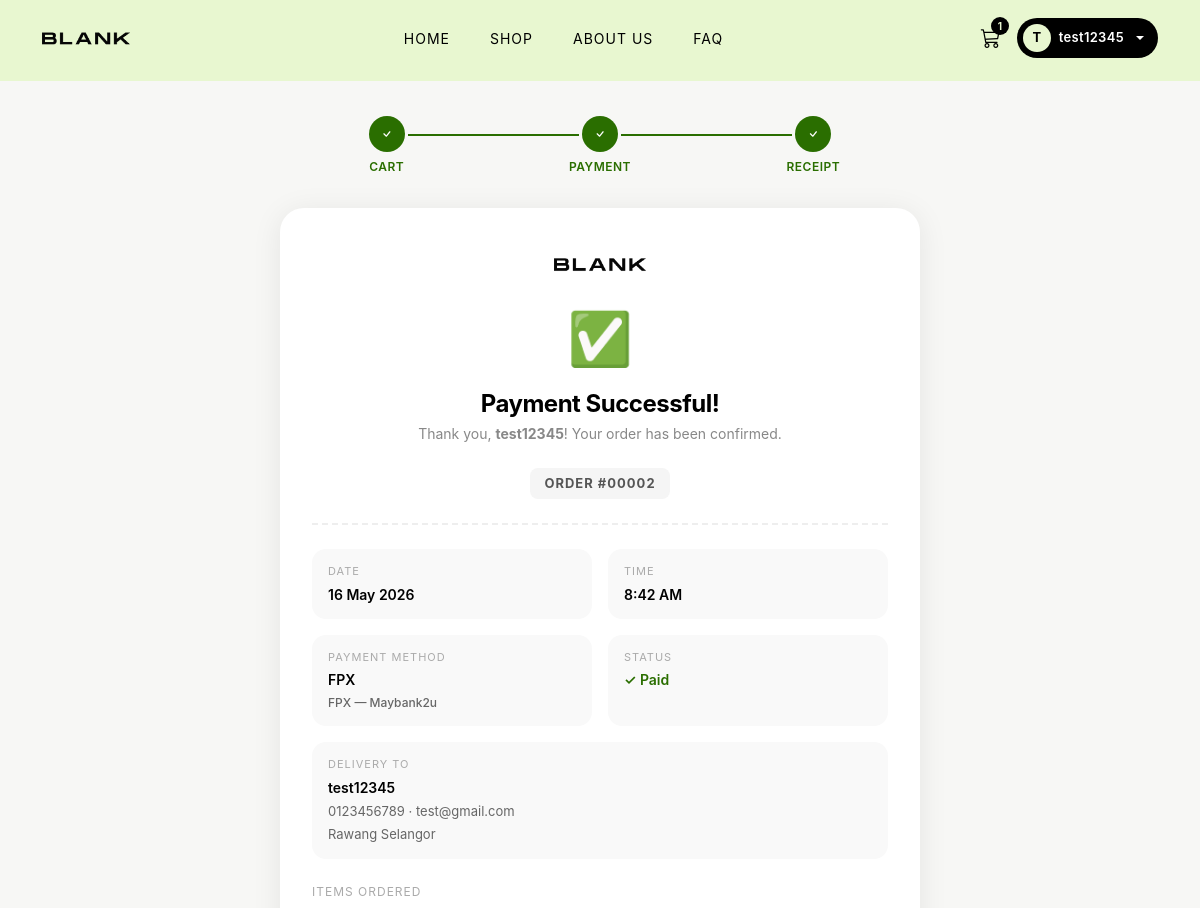
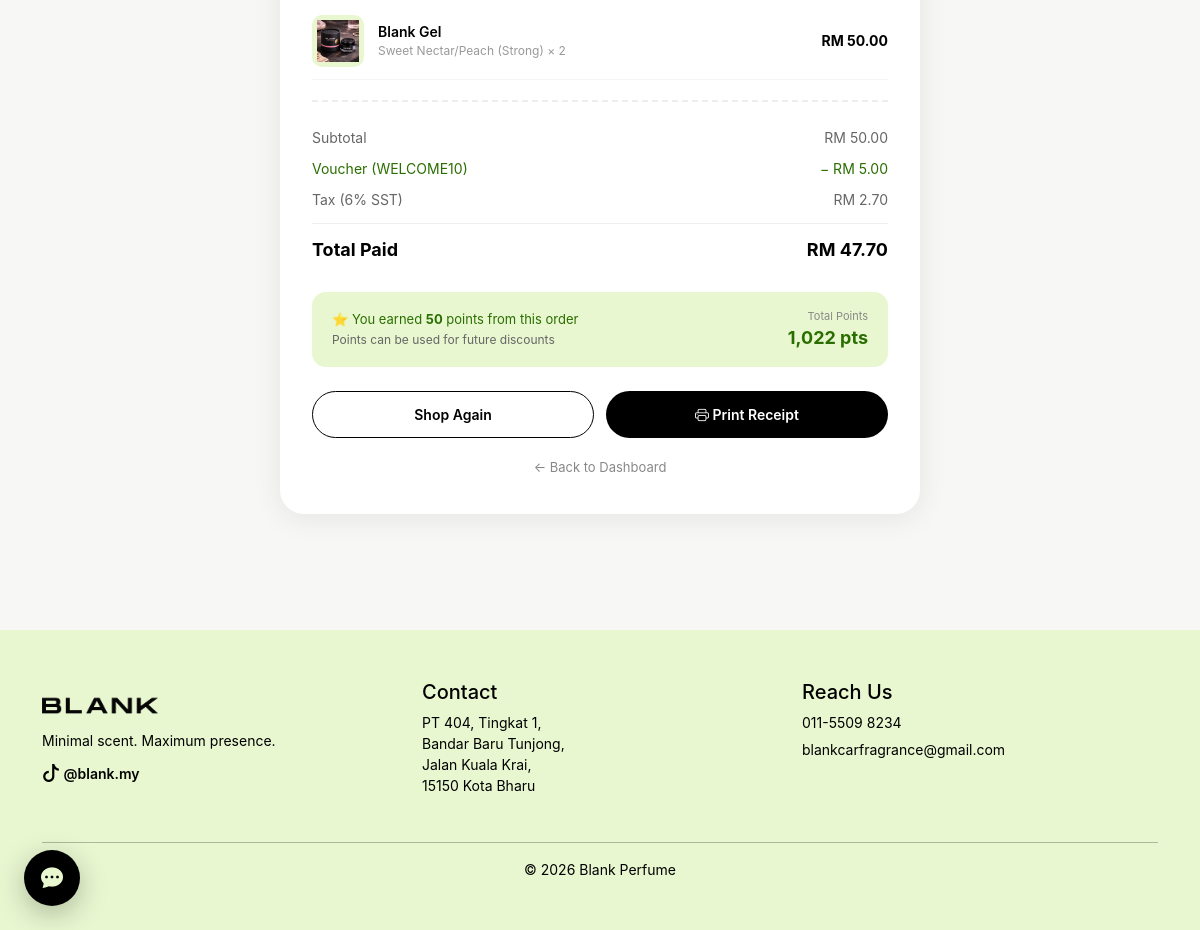
Screenshot of /receipt.php?id=2 (signed in) with the database file from the repository (2 pictures, top to bottom).
### tables this page shows
CREATE TABLE `users` (
  `id` int(11) NOT NULL,
  `username` varchar(100) NOT NULL,
  `email` varchar(150) NOT NULL,
  `password` varchar(255) NOT NULL,
  `created_at` timestamp NOT NULL DEFAULT current_timestamp(),
  `phone` varchar(20) DEFAULT NULL,
  `address` text DEFAULT NULL
);

CREATE TABLE `orders` (
  `id` int(11) NOT NULL,
  `user_id` int(11) NOT NULL,
  `subtotal` decimal(10,2) NOT NULL,
  `tax` decimal(10,2) NOT NULL,
  `discount` decimal(10,2) DEFAULT 0.00,
  `total` decimal(10,2) NOT NULL,
  `voucher_code` varchar(50) DEFAULT NULL,
  `points_earned` int(11) DEFAULT 0,
  `status` enum('pending','paid','shipped','completed','cancelled') DEFAULT 'paid',
  `payment_method` varchar(50) DEFAULT 'Online Banking',
  `created_at` timestamp NOT NULL DEFAULT current_timestamp(),
  `delivery_name` varchar(150) DEFAULT NULL,
  `delivery_phone` varchar(30) DEFAULT NULL,
  `delivery_email` varchar(150) DEFAULT NULL,
  `delivery_address` text DEFAULT NULL,
  `payment_type` enum('card','fpx') DEFAULT 'card',
  `card_holder` varchar(150) DEFAULT NULL,
  `card_number_masked` varchar(30) DEFAULT NULL,
  `card_expiry` varchar(7) DEFAULT NULL,
  `card_brand` varchar(30) DEFAULT NULL,
  `fpx_bank` varchar(100) DEFAULT NULL,
  `points_redeemed` int(11) NOT NULL DEFAULT 0,
  `points_discount` decimal(10,2) NOT NULL DEFAULT 0.00
);

CREATE TABLE `order_items` (
  `id` int(11) NOT NULL,
  `order_id` int(11) NOT NULL,
  `product_id` int(11) NOT NULL,
  `quantity` int(11) NOT NULL,
  `unit_price` decimal(10,2) NOT NULL
);

CREATE TABLE `products` (
  `id` int(11) NOT NULL,
  `name` varchar(100) NOT NULL,
  `variant` varchar(100) NOT NULL,
  `type` enum('gel','liquid') NOT NULL,
  `price` decimal(10,2) NOT NULL,
  `image` varchar(200) DEFAULT NULL,
  `stock` int(11) DEFAULT 100,
  `created_at` timestamp NOT NULL DEFAULT current_timestamp(),
  `description` text DEFAULT NULL
);

CREATE TABLE `user_points` (
  `id` int(11) NOT NULL,
  `user_id` int(11) NOT NULL,
  `total_points` int(11) DEFAULT 0
);

### includes/helpers.php (called while the page is built, shortened)
<?php
function product_image_src(?string $filename): string
{
    $filename = trim((string) $filename);
    $imgDir = dirname(__DIR__) . DIRECTORY_SEPARATOR . 'img' . DIRECTORY_SEPARATOR;
    if (is_file($imgDir . $filename)) {
        return 'img/' . rawurlencode($filename);
    }
    return 'img/blank-logo.png';
}

### receipt.php (the view, shortened to what this page needs)
<?php include "config.php"; ?>
<?php
$uid = (int) $_SESSION['user_id'];
$order_id = (int) ($_GET['id'] ?? 0);
$order = $conn->query("SELECT * FROM orders WHERE id = $order_id AND user_id = $uid")->fetch_assoc();
$items = $conn->query("
    SELECT oi.*, p.name, p.variant, p.image
    FROM order_items oi JOIN products p ON oi.product_id = p.id
    WHERE oi.order_id = $order_id
");
$user = $conn->query("SELECT * FROM users WHERE id = $uid")->fetch_assoc();
$pts = $conn->query("SELECT total_points FROM user_points WHERE user_id = $uid")->fetch_assoc();
$totalPoints = $pts ? (int) $pts['total_points'] : 0;
$paymentDetail = '';
if (($order['payment_type'] ?? '') === 'fpx' && !empty($order['fpx_bank'])) {
  $paymentDetail = 'FPX — ' . $order['fpx_bank'];
} elseif (!empty($order['card_number_masked'])) {
  $brand = $order['card_brand'] ?? 'Card';
  $paymentDetail = $brand . ' ' . $order['card_number_masked'];
  if (!empty($order['card_holder'])) {
    $paymentDetail .= ' (' . $order['card_holder'] . ')';
  }
}
?>
<!DOCTYPE html>
<html lang="en">
<head>
  <link href="https://cdn.jsdelivr.net/npm/bootstrap@5.3.0/dist/css/bootstrap.min.css" rel="stylesheet">
  <link href="https://cdn.jsdelivr.net/npm/bootstrap-icons/font/bootstrap-icons.css" rel="stylesheet">
  <link rel="stylesheet" href="styles/homestyle.css">
</head>
<body>
  <?php include 'partials/navbar.php'; ?>
  <div class="page-wrap" id="receiptPrintArea">
    <div class="steps no-print">
      <div class="step done">
        <div class="step-circle"><i class="bi bi-check"></i></div>
        <div class="step-label">CART</div>
      </div>
      <div class="step done">
        <div class="step-circle"><i class="bi bi-check"></i></div>
        <div class="step-label">PAYMENT</div>
      </div>
      <div class="step done">
        <div class="step-circle"><i class="bi bi-check"></i></div>
        <div class="step-label">RECEIPT</div>
      </div>
    </div>
    <div class="receipt-card">
      <div class="receipt-header">
        <img src="img/blank-logo.png" alt="Blank Perfume" class="logo-print">
        <div class="success-icon">✅</div>
        <h2>Payment Successful!</h2>
        <p>Thank you, <strong><?php echo htmlspecialchars($user['username']); ?></strong>! Your order has been confirmed.</p>
        <div class="order-num">ORDER #<?php echo str_pad($order['id'], 5, '0', STR_PAD_LEFT); ?></div>
      </div>
      <div class="info-grid">
        <div class="info-box">
          <div class="label">Date</div>
          <div class="val"><?php echo date('d M Y', strtotime($order['created_at'])); ?></div>
        </div>
        <div class="info-box">
          <div class="label">Time</div>
          <div class="val"><?php echo date('g:i A', strtotime($order['created_at'])); ?></div>
        </div>
        <div class="info-box">
          <div class="label">Payment Method</div>
          <div class="val"><?php echo htmlspecialchars($order['payment_method']); ?></div>
          <?php if ($paymentDetail): ?>
            <div style="font-size:12px;color:#666;margin-top:4px;font-weight:500;"><?php echo htmlspecialchars($paymentDetail); ?></div>
          <?php endif; ?>
        </div>
        <div class="info-box">
          <div class="label">Status</div>
          <div class="val" style="color:#2a6e00;">✓ <?php echo ucfirst($order['status']); ?></div>
        </div>
        <?php if (!empty($order['delivery_name'])): ?>
          <div class="info-box full">
            <div class="label">Delivery To</div>
            <div class="val"><?php echo htmlspecialchars($order['delivery_name']); ?></div>
            <div style="font-size:13px;color:#666;font-weight:400;margin-top:4px;">
              <?php echo htmlspecialchars($order['delivery_phone'] ?? ''); ?> · <?php echo htmlspecialchars($order['delivery_email'] ?? ''); ?>
            </div>
            <div style="font-size:13px;color:#666;font-weight:400;margin-top:4px;"><?php echo nl2br(htmlspecialchars($order['delivery_address'] ?? '')); ?></div>
          </div>
        <?php endif; ?>
      </div>
      <div style="font-size:12px;letter-spacing:1px;color:#aaa;text-transform:uppercase;margin-bottom:10px;">Items Ordered</div>
      <?php while ($item = $items->fetch_assoc()): ?>
        <div class="item-row">
          <div class="item-img"><img src="<?php echo htmlspecialchars(product_image_src($item['image'])); ?>" alt=""></div>
          <div style="flex:1;">
            <div style="font-weight:600;"><?php echo htmlspecialchars($item['name']); ?></div>
            <div style="font-size:12px;color:#999;"><?php echo htmlspecialchars($item['variant']); ?> × <?php echo (int) $item['quantity']; ?></div>
          </div>
          <div style="font-weight:700;">RM <?php echo number_format($item['unit_price'] * $item['quantity'], 2); ?></div>
        </div>
      <?php endwhile; ?>
      <div class="totals-section">
        <div class="total-row"><span>Subtotal</span><span>RM <?php echo number_format($order['subtotal'], 2); ?></span></div>
        <?php if ($order['discount'] > 0): ?>
          <div class="total-row discount"><span>Voucher <?php echo $order['voucher_code'] ? '(' . htmlspecialchars($order['voucher_code']) . ')' : ''; ?></span><span>− RM <?php echo number_format($order['discount'], 2); ?></span></div>
        <?php endif; ?>
        <div class="total-row"><span>Tax (6% SST)</span><span>RM <?php echo number_format($order['tax'], 2); ?></span></div>
        <div class="total-row grand"><span>Total Paid</span><span>RM <?php echo number_format($order['total'], 2); ?></span></div>
      </div>
      <div class="points-banner">
        <div>
          <div class="earned">⭐ You earned <strong><?php echo (int) $order['points_earned']; ?></strong> points from this order</div>
          <div style="font-size:12px;color:#666;margin-top:2px;">Points can be used for future discounts</div>
        </div>
        <div>
          <div style="font-size:11px;color:#888;text-align:right;">Total Points</div>
          <div class="total-pts"><?php echo number_format($totalPoints); ?> pts</div>
        </div>
      </div>
      <div class="action-row no-print">
        <a href="products.php" class="btn-outline">Shop Again</a>
        <button type="button" class="btn-black" onclick="window.print()"><i class="bi bi-printer"></i> Print Receipt</button>
      </div>
      <div class="text-center mt-3 no-print">
        <a href="homepage.php" style="font-size:13px;color:#888;text-decoration:none;">← Back to Dashboard</a>
      </div>
    </div>
  </div>
  <?php include 'partials/footer.php'; ?>
</body>
</html>

### styles/homestyle.css (style rules this page uses)
body { font-family: -apple-system, BlinkMacSystemFont, "SF Pro Display", "SF Pro Text", "Helvetica Neue", Arial, sans-serif; background-color: #ffffff; color: #000; overflow-x: hidden; padding-top: 80px; }
h1, h2, h3 { font-weight: 600; letter-spacing: -0.5px; }

### receipt.php (style rules this page uses)
body { background: #f7f7f5; }
.page-wrap { max-width: 680px; margin: 36px auto; padding: 0 20px 80px; }
.steps { display: flex; gap: 0; margin-bottom: 32px; }
.step { flex: 1; text-align: center; position: relative; }
.step-circle { width: 36px; height: 36px; border-radius: 50%; background: #e8f7d0; color: #2a6e00; font-weight: 700; font-size: 14px; display: flex; align-items: center; justify-content: center; margin: 0 auto 6px; }
.step.done .step-circle { background: #2a6e00; color: #fff; }
.step-label { font-size: 12px; color: #999; letter-spacing: .5px; }
.step.done .step-label { color: #2a6e00; font-weight: 600; }
.step::after { content: ''; position: absolute; top: 18px; left: 60%; width: 80%; height: 2px; background: #2a6e00; z-index: 0; }
.step:last-child::after { display: none; }
.receipt-card { background: #fff; border-radius: 24px; padding: 36px 32px; box-shadow: 0 4px 30px rgba(0, 0, 0, 0.08); }
.receipt-header { text-align: center; padding-bottom: 24px; border-bottom: 2px dashed #eee; margin-bottom: 24px; }
.receipt-header .logo-print { height: 40px; margin-bottom: 16px; }
.success-icon { font-size: 52px; margin-bottom: 12px; }
.receipt-header h2 { font-size: 24px; font-weight: 700; letter-spacing: -.5px; margin-bottom: 4px; }
.receipt-header p { font-size: 14px; color: #888; }
.order-num { font-size: 13px; font-weight: 700; letter-spacing: 1px; color: #555; background: #f5f5f5; border-radius: 8px; padding: 6px 14px; display: inline-block; margin-top: 8px; }
.info-grid { display: grid; grid-template-columns: 1fr 1fr; gap: 16px; margin-bottom: 24px; }
.info-box { background: #f9f9f9; border-radius: 14px; padding: 14px 16px; }
.info-box.full { grid-column: 1 / -1; }
.info-box .label { font-size: 11px; letter-spacing: 1px; color: #aaa; text-transform: uppercase; margin-bottom: 4px; }
.info-box .val { font-size: 14px; font-weight: 600; }
.item-row { display: flex; align-items: center; gap: 14px; padding: 12px 0; border-bottom: 1px solid #f5f5f5; font-size: 14px; }
.item-img { width: 52px; height: 52px; background: #e8f7d0; border-radius: 10px; display: flex; align-items: center; justify-content: center; overflow: hidden; flex-shrink: 0; }
.item-img img { height: 42px; object-fit: contain; }
.totals-section { border-top: 2px dashed #eee; margin-top: 20px; padding-top: 20px; }
.total-row { display: flex; justify-content: space-between; font-size: 14px; padding: 5px 0; color: #666; }
.total-row.grand { font-weight: 700; font-size: 18px; color: #000; margin-top: 8px; padding-top: 12px; border-top: 1.5px solid #eee; }
.total-row.discount { color: #2a6e00; }
.points-banner { background: #e8f7d0; border-radius: 14px; padding: 16px 20px; display: flex; justify-content: space-between; align-items: center; margin-top: 24px; }
.points-banner .earned { font-size: 13px; color: #2a6e00; }
.points-banner .total-pts { font-size: 18px; font-weight: 700; color: #2a6e00; }
.action-row { display: flex; gap: 12px; margin-top: 24px; flex-wrap: wrap; }
.btn-black { flex: 1; background: #000; color: #fff; border: none; border-radius: 999px; padding: 13px; font-size: 14px; font-weight: 600; cursor: pointer; transition: .2s; text-decoration: none; text-align: center; display: block; }
.btn-outline { flex: 1; background: transparent; color: #000; border: 1.5px solid #000; border-radius: 999px; padding: 12px; font-size: 14px; font-weight: 600; cursor: pointer; transition: .2s; text-decoration: none; text-align: center; display: block; }

### rows the page displays
users: username "test12345"
orders: id "00002", created_at "16 May 2026", created_at "8:42 AM", payment_method "FPX", fpx_bank "FPX — Maybank2u", status "Paid", delivery_name "test12345", delivery_phone "0123456789", delivery_email "test@gmail.com", delivery_address "Rawang Selangor", subtotal "50.00", voucher_code "WELCOME10", discount "5.00", tax "2.70", total "47.70", points_earned "50"
order_items: product.image (placeholder picture), product.name "Blank Gel", product.variant "Sweet Nectar/Peach (Strong)", quantity "2", $item['unit_price'] * $item['quantity'] "50.00"
user_points: total_points "1,022"

### other values shown
$cart_count "1"
substr($_SESSION['username'], 0, 1) "T"
$_SESSION['username'] "test12345"
